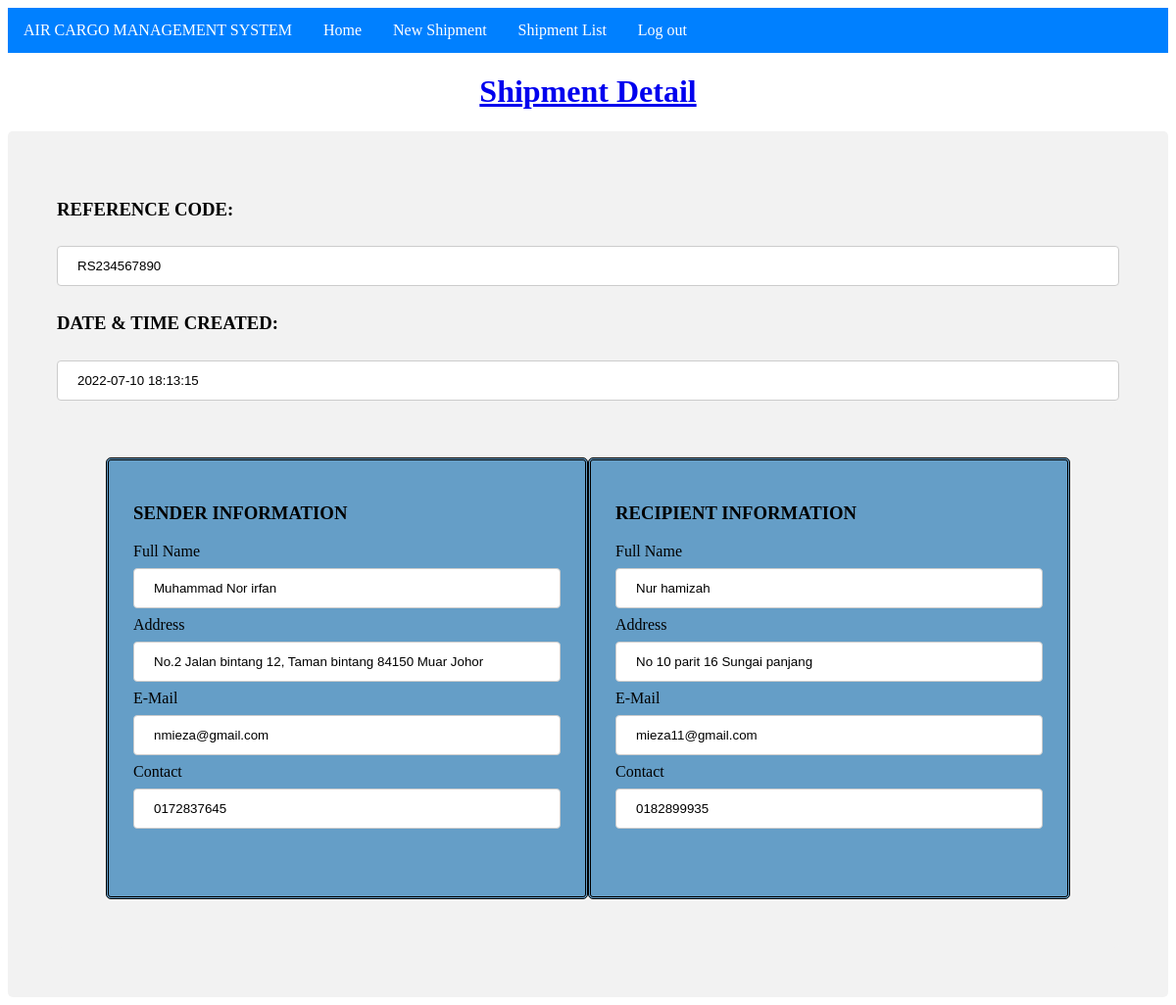
The app's page /view_shipment.php?id=RS234567890 with its own data.
### tables this page shows
CREATE TABLE `shipment` (
  `id` varchar(11) NOT NULL,
  `sname` varchar(255) NOT NULL,
  `saddress` varchar(255) NOT NULL,
  `semail` varchar(255) NOT NULL,
  `scontact` varchar(11) NOT NULL,
  `rname` varchar(255) NOT NULL,
  `raddress` varchar(255) NOT NULL,
  `remail` varchar(255) NOT NULL,
  `rcontact` varchar(11) NOT NULL,
  `status` int(2) NOT NULL COMMENT '1 = pending,\r\n2 = Accepted,\r\n3 = In Transit,\r\n4 = Out for Delivery,\r\n5 = Delivered',
  `date_created` datetime NOT NULL DEFAULT CURRENT_TIMESTAMP
);

### view_shipment.php (the view, shortened to what this page needs)
<!DOCTYPE html>
<html>
<?php
include_once 'db_connect.php';
$result = mysqli_query($conn,"SELECT * FROM shipment WHERE id='" . $_GET['id'] . "'");
$row= mysqli_fetch_array($result);
?>
<body>
<body>
<?php include 'wh_nav.php'; ?>
<a href="Shipment_List.php"><h1>Shipment Detail</h1></a>
<div>
    <form name="" method="post" action="">
  <h3><label for="sname">REFERENCE CODE:</label></h3>
    <input type="text"  value="<?php echo $row['id']; ?>" readonly>
  <h3><label for="sname">DATE & TIME CREATED:</label></h3>
    <input type="text"  value="<?php echo $row['date_created']; ?>" readonly>
  <div class="row">
    <div class="column" style="background-color:#659EC7;">
    <h3><label for="Sender">SENDER INFORMATION</label></h3>
    <label for="sname">Full Name</label>
    <input type="text" id="sname" name="sname" value="<?php echo $row['sname']; ?>" readonly>
    <label for="saddress">Address</label>
    <input type="text" id="saddress" name="saddress" value="<?php echo $row['saddress']; ?>" readonly>
    <label for="semail">E-Mail</label>
    <input type="text" id="semail" name="semail" value="<?php echo $row['semail']; ?>" readonly>
    <label for="scontact">Contact</label>
    <input type="text" id="scontact" name="scontact" value="<?php echo $row['scontact']; ?>" readonly><br><br><br>
</div>
    <div class="column" style="background-color:#659EC7;">
    <h3><label for="Recepient">RECIPIENT INFORMATION</label></h3>
    <label for="rname">Full Name</label>
    <input type="text" id="rname" name="rname" value="<?php echo $row['rname']; ?>" readonly>
    <label for="raddress">Address</label>
    <input type="text" id="raddress" name="raddress" value="<?php echo $row['raddress']; ?>" readonly>
    <label for="remail">E-Mail</label>
    <input type="text" id="remail" name="remail" value="<?php echo $row['remail']; ?>" readonly>
    <label for="rcontact">Contact</label>
    <input type="text" id="rcontact" name="rcontact" value="<?php echo $row['rcontact']; ?>" readonly><br><br><br>
</div>
</div>
</div>
</body>
</html>

### view_shipment.php (style rules this page uses)
input[type=text], select { width: 100%; padding: 12px 20px; margin: 8px 0; display: inline-block; border: 1px solid #ccc; border-radius: 4px; box-sizing: border-box; }
div { border-radius: 5px; background-color: #f2f2f2; padding: 50px; }
h1 { text-align: center; }
* { box-sizing: border-box; }
.column { float: left; width: 50%; padding: 25px; border-style: double; }
.row:after { content: ""; display: table; clear: both; }

### records on screen
shipment: id "RS234567890", date_created "2022-07-10 18:13:15", sname "Muhammad Nor irfan", saddress "No.2 Jalan bintang 12, Taman bintang 84150 Muar Johor", semail "nmieza@gmail.com", scontact "0172837645", rname "Nur hamizah", raddress "No 10 parit 16 Sungai panjang", remail "mieza11@gmail.com", rcontact "0182899935"
